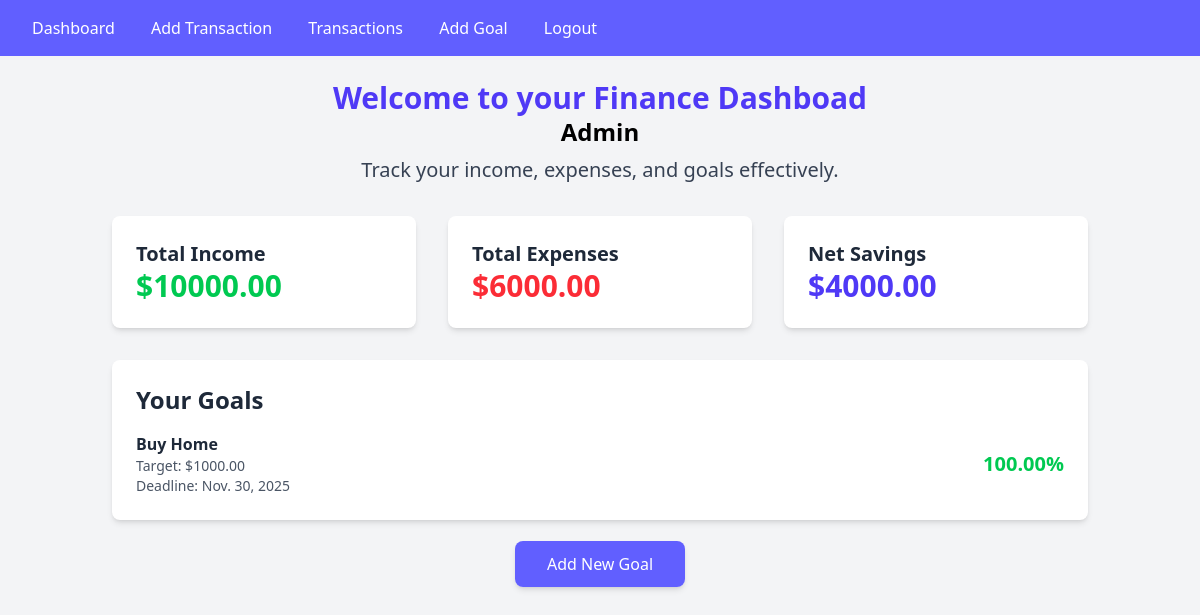
Before: / (signed in) with the older database file.
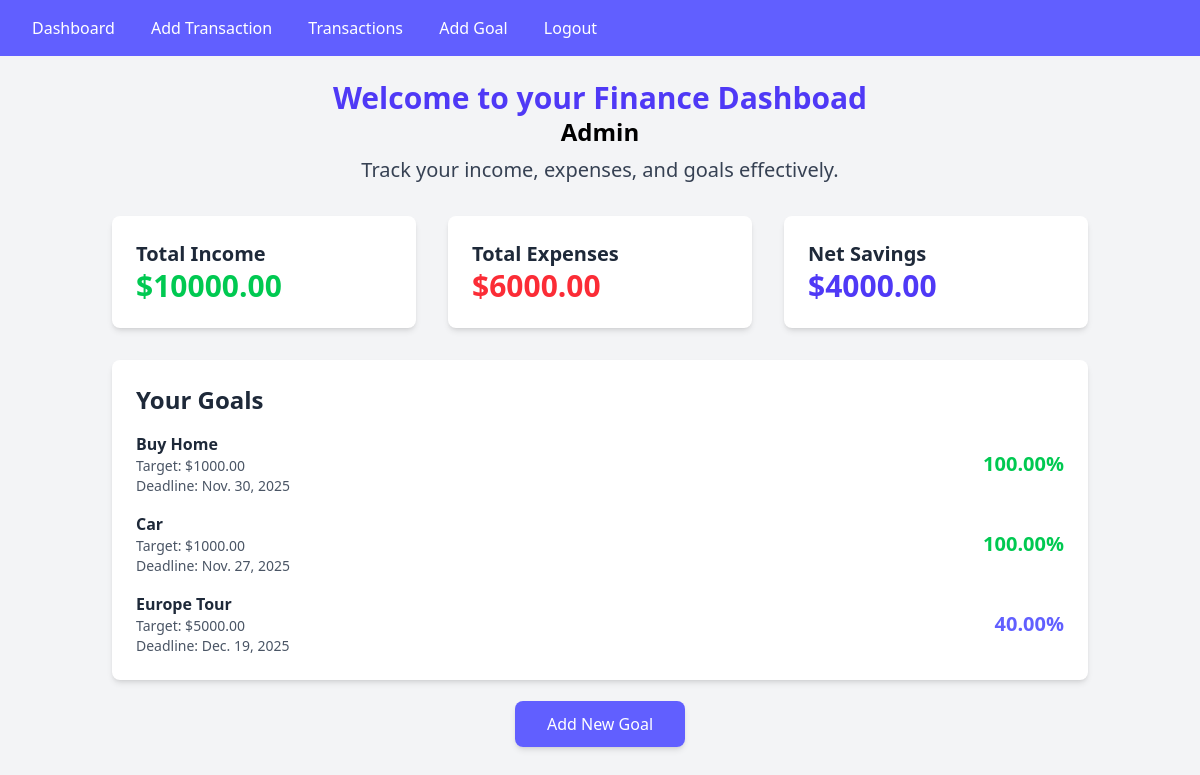
After: the same page with the newer database file.
### finance/models.py (models this page shows, shortened)
class Goal(models.Model):
    user = models.ForeignKey(User, on_delete=models.CASCADE)
    name = models.CharField(max_length=100)
    target_amount = models.DecimalField(max_digits=10, decimal_places=2)
    deadline = models.DateField()

### finance/views.py (the view)
# urls.py: path('', views.DashboardView, name='dashboard'),
@login_required
def DashboardView(request):
    transactions = Transaction.objects.filter(user = request.user)
    goals = Goal.objects.filter(user = request.user)
    total_expense = Transaction.objects.filter(user = request.user, transaction_type='Expense').aggregate(Sum('amount'))['amount__sum'] or 0
    total_income = Transaction.objects.filter(user = request.user, transaction_type='Income').aggregate(Sum('amount'))['amount__sum'] or 0
    net_savings = total_income - total_expense
    remaining_savnigs = net_savings
    goal_progress = []
    for goal in goals:
        if remaining_savnigs >= goal.target_amount:
            goal_progress.append({'goal': goal, 'progress': 100})
            remaining_savnigs -= goal.target_amount
        elif remaining_savnigs > 0:
            progress = (remaining_savnigs / goal.target_amount) * 100
            goal_progress.append({'goal': goal, 'progress': progress})
            remaining_savnigs = 0
        else:
            goal_progress.append({'goal': goal, 'progress': 0})
    context = {
        'transactions': transactions,
        'total_income': total_income,
        'total_expense': total_expense,
        'net_savings' : net_savings,
        'goal_progress': goal_progress,
    }
    return render(request, 'finance/dashboard.html', context)

### finance/templates/finance/dashboard.html (shortened to what this page needs)
{% extends "finance/base.html" %}
{% block content %}
    <div class="container mx-auto p-6">
        <div class="text-center mb-8">
            <h1 class="text-3xl font-bold text-indigo-600">Welcome to your Finance Dashboad</h1>
            <h1 class="text-2xl font-bold">{{request.user|capfirst}}</h1>
            <p class="text-xl text-gray-700 mt-2">Track your income, expenses, and goals effectively.</p>
        </div>
        <div class="grid grid-cols-1 sm:grid-cols-2 lg:grid-cols-3 gap-8 mb-8">
            <div class="bg-white p-6 rounded-lg shadow-md">
                <h2 class="text-xl font-semibold text-gray-800">Total Income</h2>
                <p class="text-3xl font-bold text-green-500">${{total_income|floatformat:2}}</p>
            </div>
            <div class="bg-white p-6 rounded-lg shadow-md">
                <h2 class="text-xl font-semibold text-gray-800">Total Expenses</h2>
                <p class="text-3xl font-bold text-red-500">${{total_expense|floatformat:2}}</p>
            </div>
            <div class="bg-white p-6 rounded-lg shadow-md">
                <h2 class="text-xl font-semibold text-gray-800">Net Savings</h2>
                <p class="text-3xl font-bold text-indigo-600">${{net_savings|floatformat:2}}</p>
            </div>
        </div>
        <div class="bg-white p-6 rounded-lg shadow-md mb-8">
            <h2 class="text-2xl font-semibold text-gray-800 mb-4">Your Goals</h2>
            <ul class="space-y-4">
                {% for item in goal_progress %}
                    <li class="flex justify-between items-center">
                        <div class="text-gray-800">
                            <p class="font-semibold">{{item.goal.name}}</p>
                            <p class="text-sm text-gray-600">Target: ${{item.goal.target_amount|floatformat:2}}</p>
                            <p class="text-sm text-gray-600">Deadline: {{item.goal.deadline}}</p>
                        </div>
                        <div calss="text-right">
                            <p class="text-xl font-bold {% if item.progress == 100 %}text-green-500{% elif item.progress >= 80 %}text-yellow-500{% else %}text-indigo-500{% endif %}">{{item.progress|floatformat:2}}%</p>
                        </div>
                    </li>
                {% endfor %}
            </ul>
        </div>
        <div class="text-center">
            <a href="{% url "goal_add" %}" class="bg-indigo-500 text-white px-8 py-3 rounded-lg shadow-md hover:bg-indigo-600 transition">Add New Goal</a>
        </div>
    </div>
{% endblock content %}

### finance/templates/finance/base.html (shortened to what this page needs)
<!DOCTYPE html>
<html lang="en">
<head>
    <script src="https://cdn.jsdelivr.net/npm/@tailwindcss/browser@4"></script>
</head>
<body class="bg-gray-100">
    <nav class="bg-indigo-500 p-4 text-white">
        {% if user.is_authenticated %}
            <a href="{% url "dashboard" %}" class="mx-4">Dashboard</a>
            <a href="{% url "transaction_add" %}" class="mx-4">Add Transaction</a>
            <a href="{% url "transaction_list" %}" class="mx-4">Transactions</a>
            <a href="{% url "goal_add" %}" class="mx-4">Add Goal</a>
            <form id="logout-form" action="{% url "logout" %}" method="POST" style="display: inline;">
                <a href="#" onClick="document.getElementById ('logout-form').submit();" class="ml-4">
                    Logout
                </a>
            </form>
        {% else %}
            <a href="{% url "login" %}" class="ml-4">Login</a>
            <a href="{% url "register" %}" class="ml-4">Register</a>
        {% endif %}
    </nav>
    {% block content %}{% endblock content %}
</body>
</html>

Changed rows visible on the page:
added Goal: goal.name "Car", goal.target_amount "1000.00", goal.deadline "Nov. 27, 2025", progress "100.00"
added Goal: goal.name "Europe Tour", goal.target_amount "5000.00", goal.deadline "Dec. 19, 2025", progress "40.00"
